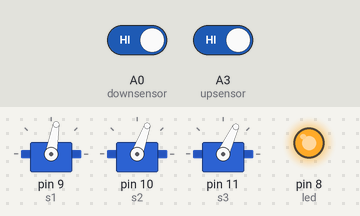
A sketch run on a simulated Arduino Uno, built with avr-gcc and run on an emulated ATmega328P. Parts: 3 × servo, output pins drawn as LEDs (lit = HIGH). The inputs (shaded band) are chosen by the test bench; at power-on: A3 (upsensor) HIGH, A0 (downsensor) HIGH.

Above: at 3.1 s.
3.3 s: A3 (upsensor) driven LOW
At 4.1 s:
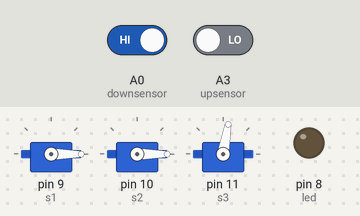
5.0 s: A0 (downsensor) driven LOW
At 6.3 s:
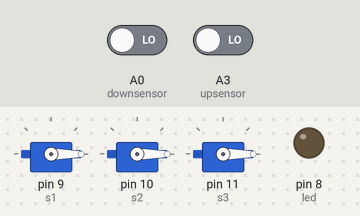
6.6 s: A3 (upsensor) driven HIGH
At 7.8 s:
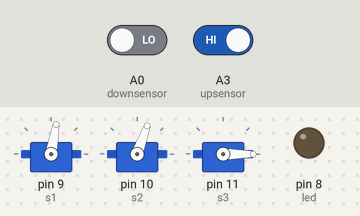
8.1 s: A0 (downsensor) driven HIGH
At 8.9 s:
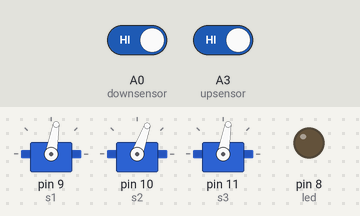
Timing chart, 0 to 10.6 s (numbered marks = the images above; inputs shaded):
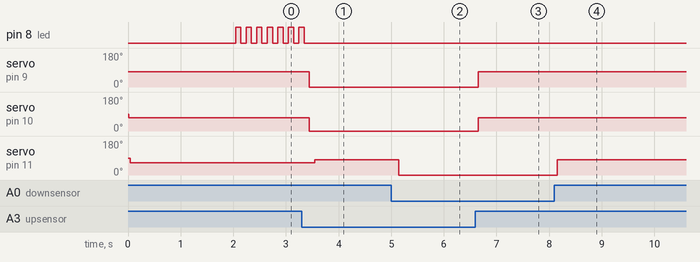

Measured:
- after the input at 3.3 s, pin 8 (led): goes on until 3.3 s, then stays LOW; servo on pin 9 (s1): 80° → 0° after 0.15 s; servo on pin 10 (s2): 70° → 0° after 0.15 s; servo on pin 11 (s3): 65° → 80° after 0.25 s
- after the input at 5.0 s, servo on pin 11 (s3): 80° → 0° after 0.15 s
- after the input at 6.6 s, servo on pin 9 (s1): 0° → 80° after 0.05 s; servo on pin 10 (s2): 0° → 70° after 0.05 s
- after the input at 8.1 s, servo on pin 11 (s3): 0° → 80° after 0.05 s

The sketch:

servo_test.ino
```cpp
#include <Servo.h>

#define s1 9
#define s2 10
#define s3 11

#define upsensor A3
#define downsensor A0

#define led 8

//servo1 80->0 (ccw) open - close
//servo2 0->80 (ccw) open - close
//servo3 0->70 (ccw) open - close

Servo tank, tank1, valve;

void setup() {
  pinMode(led, 1);
  pinMode(upsensor, 0);
  pinMode(downsensor, 0);

  tank.attach(s1);
  tank1.attach(s2);
  valve.attach(s3);

  tank.write(80);
  delay(15);
  tank1.write(70);
  delay(15);
  valve.write(65);
  delay(15);

  delay(2000);
  while(digitalRead(upsensor))
  {
    digitalWrite(led, 1);
    delay(100);
    digitalWrite(led, 0);
    delay(100);
  }
}
void loop() {
  if(!digitalRead(upsensor))
  {
    tank.write(0);
    tank1.write(0);
    delay(100);
  }
  else {
    tank.write(80);
    tank1.write(70);
    delay(100);
  }
  if(!digitalRead(downsensor))
  {
    valve.write(0);
    delay(100);
  }
  else {
    valve.write(80);
    delay(100);
  }
}
```
